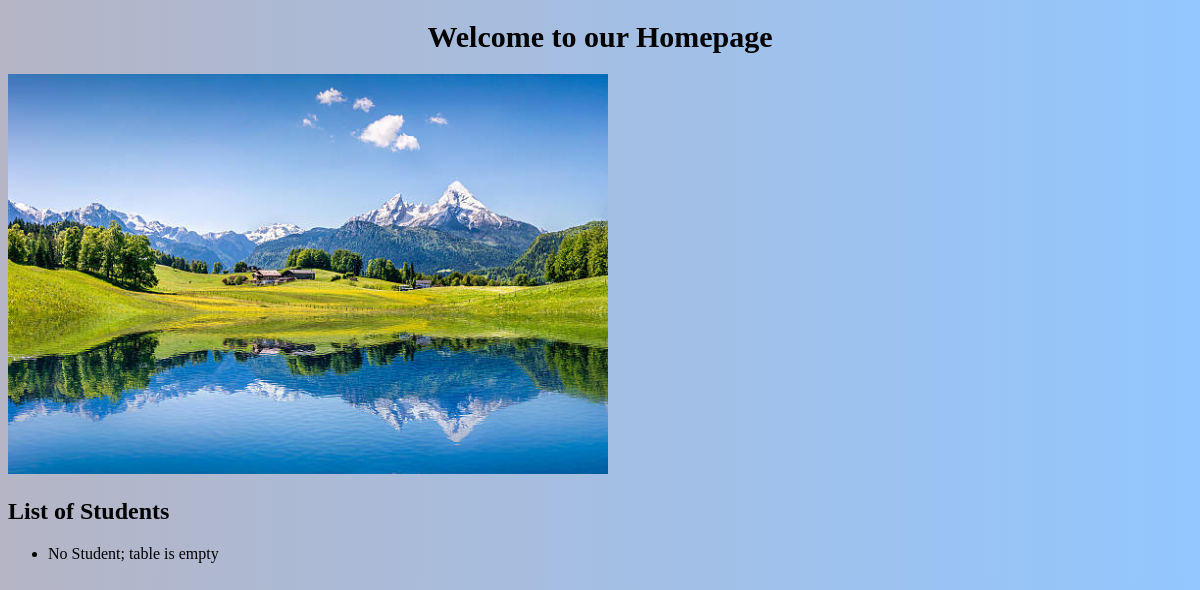
Before: / with the older database file.
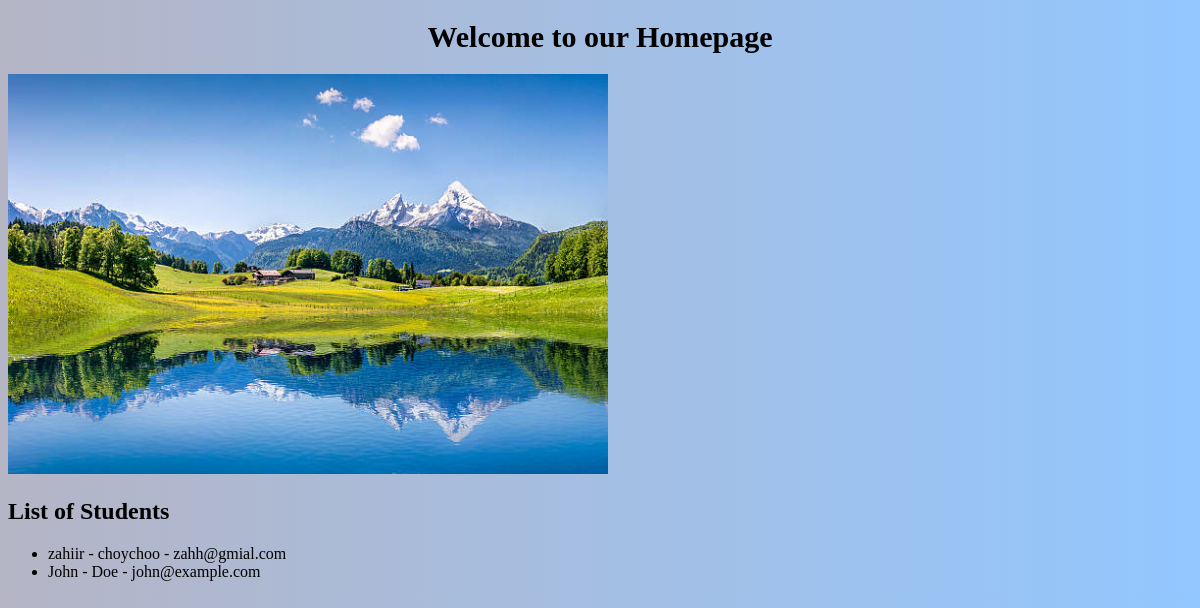
After: the same page with the newer database file.
### menu/models.py (models this page shows, shortened)
class Student(models.Model):
    fname = models.CharField(max_length=100)
    lname = models.CharField(max_length=100)
    email = models.EmailField(unique=True)
    password = models.CharField(max_length=100)

### menu/views.py (the view)
# urls.py: path('', views.home, name='home'),
def home(request):
   students = Student.objects.all()
   return render(request, 'menu/home.html', {'students': students})

### menu/templates/menu/home.html (shortened to what this page needs)
{% load static %}
<!DOCTYPE html>
<html lang="en">
    <head>
        <link rel="stylesheet" type="text/css" href="{% static 'menu/style.css' %}">
    </head>
    <body>
        <h1>Welcome to our Homepage</h1>
        <img src="{% static 'menu/alps.jpg' %}" alt="Homepage Image" width="600" height="400">
        <h2>List of Students</h2>
        <ul>
            {% for stud in students %}
            <li> {{ stud.fname }} - {{ stud.lname }} - {{ stud.email }}</li>
        {% empty %}
            <li>No Student; table is empty</li>
        {% endfor %}
        </ul>
    </body>
</html>

### menu/static/menu/style.css (style rules this page uses)
h1 { color : #000000; font-size:30px; text-align: center; }
body { background-image: linear-gradient(to right, #b5b5c5, #93c7ff); }

Changed rows visible on the page:
added Student: fname "zahiir", lname "choychoo", email "zahh@gmial.com"
added Student: fname "John", lname "Doe", email "john@example.com"
Other visible differences:
text no longer shown: "No Student; table is empty"
